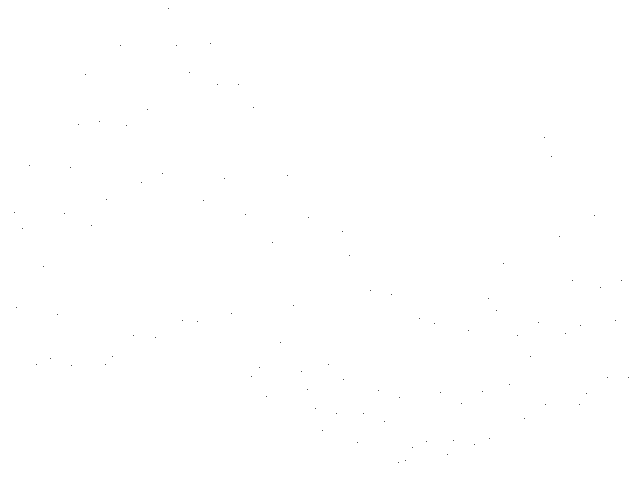
Frame 1 (no input)
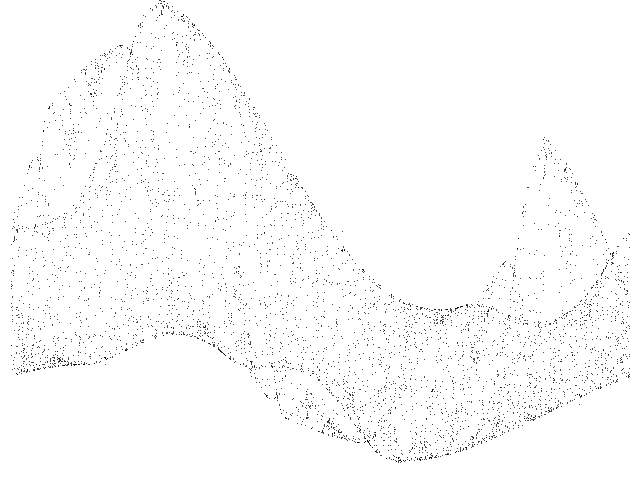
Frame 60 (the mouse pressed at the canvas centre just before this capture)
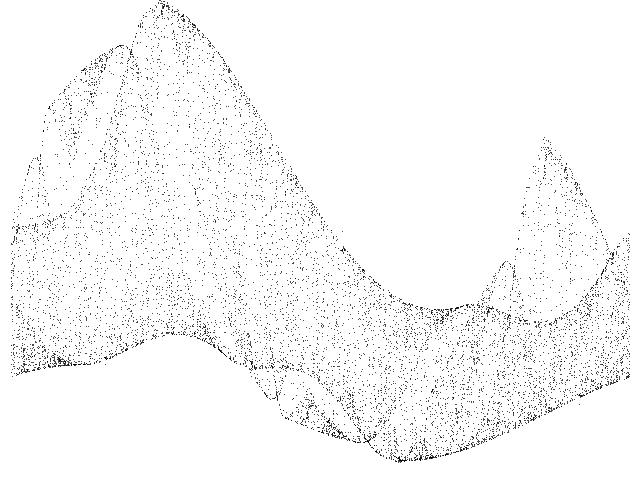
Frame 120 (the mouse held since frame 60 and released just before this capture)

The Processing sketch that drew these frames (run headless with seeded random() and noise(); from frame 60 on, the mouse is pressed at the canvas centre):

// Processing sketch: Henon_Quasi
// ── Henon_Quasi.pde
// Henon quasi map //

  float x = 0.1;
  float y = 0.1;
  float w = 0.3;
  float a = 1.15;
  float b = 0.05;
  float c = 0.3;
  float d = 0.618;
        
void setup() {
  
  size(640, 480);
  background(255);
  
}

void draw() {
  
  for (int i=0;i<100;i++) {
    
    float nx = x;
    float ny = y;
    float nw = w;
        
    x = a - pow(nx,2) + ny + c * cos(TWO_PI*nw);
    y = b * nx;
    w = (nw + d) % 1;
  
    point(10+(620*w), 215+(165*x));
        
  }

}
